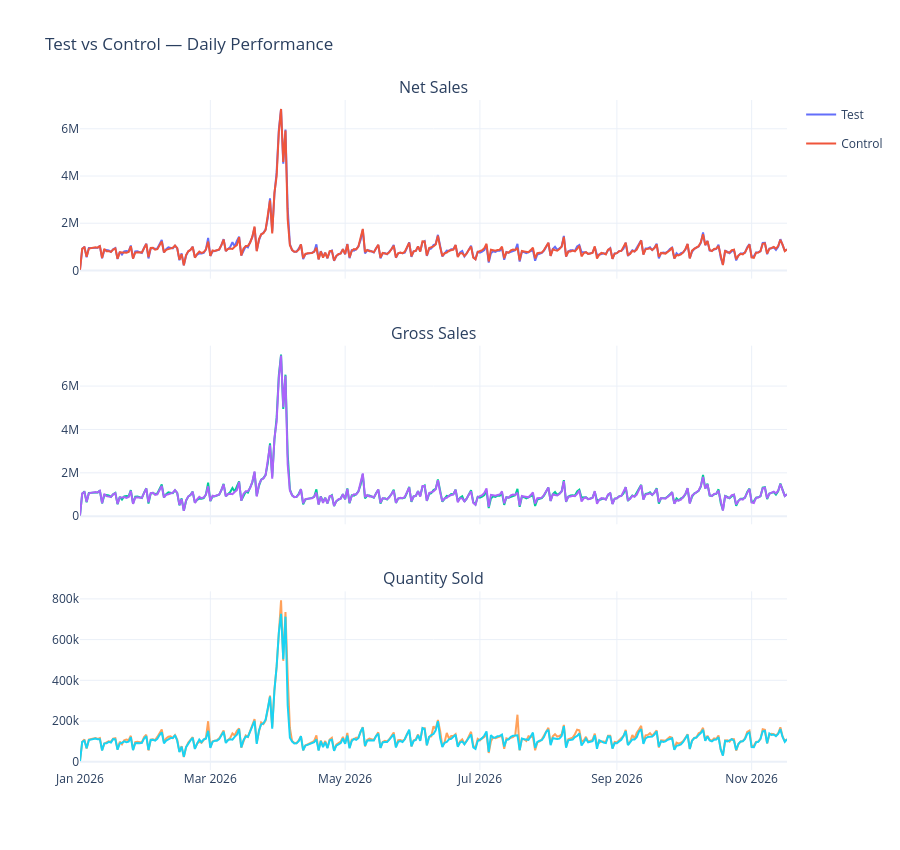

Write notebook code for a chart like this one.
### Code cell
import plotly.graph_objects as go
from plotly.subplots import make_subplots

fig = make_subplots(
    rows=3,
    cols=1,
    shared_xaxes=True,
    subplot_titles=[
        'Net Sales',
        'Gross Sales',
        'Quantity Sold'
    ],
    vertical_spacing=0.10
)

metrics_config = [
    ('net_sales', 'Net Sales'),
    ('gross_sales', 'Gross Sales'),
    ('qty_sold', 'Quantity Sold')
]

for i, (metric, label) in enumerate(metrics_config, start=1):

    fig.add_trace(
        go.Scatter(
            x=df_comparison['dt_ref'],
            y=df_comparison[f'{metric}_test'],
            name='Test',
            legendgroup='test',
            showlegend=(i == 1),
            mode='lines',
        ),
        row=i, col=1
    )

    fig.add_trace(
        go.Scatter(
            x=df_comparison['dt_ref'],
            y=df_comparison[f'{metric}_control'],
            name='Control',
            legendgroup='control',
            showlegend=(i == 1),
            mode='lines',
        ),
        row=i, col=1
    )

fig.update_layout(
    title='Test vs Control — Daily Performance',
    template='plotly_white',
    height=850,
    hovermode='x unified'
)

fig.show()

### Figure 1 — Plotly figure (JSON) as saved in the notebook; plotly's stock layout.template omitted (floating-point values rounded to 4 significant figures; data arrays with more than 128 entries replaced by an {"elided": "..."} marker saying what was removed)
{"data": [{"legendgroup": "test", "mode": "lines", "name": "Test", "showlegend": true, "type": "scatter", "x": {"elided": "321 str values"}, "xaxis": "x", "y": {"elided": "321 float values"}, "yaxis": "y"}, {"legendgroup": "control", "mode": "lines", "name": "Control", "showlegend": true, "type": "scatter", "x": {"elided": "321 str values"}, "xaxis": "x", "y": {"elided": "321 float values"}, "yaxis": "y"}, {"legendgroup": "test", "mode": "lines", "name": "Test", "showlegend": false, "type": "scatter", "x": {"elided": "321 str values"}, "xaxis": "x2", "y": {"elided": "321 float values"}, "yaxis": "y2"}, {"legendgroup": "control", "mode": "lines", "name": "Control", "showlegend": false, "type": "scatter", "x": {"elided": "321 str values"}, "xaxis": "x2", "y": {"elided": "321 float values"}, "yaxis": "y2"}, {"legendgroup": "test", "mode": "lines", "name": "Test", "showlegend": false, "type": "scatter", "x": {"elided": "321 str values"}, "xaxis": "x3", "y": {"elided": "321 int values"}, "yaxis": "y3"}, {"legendgroup": "control", "mode": "lines", "name": "Control", "showlegend": false, "type": "scatter", "x": {"elided": "321 str values"}, "xaxis": "x3", "y": {"elided": "321 int values"}, "yaxis": "y3"}], "layout": {"annotations": [{"font": {"size": 16}, "showarrow": false, "text": "Net Sales", "x": 0.5, "xanchor": "center", "xref": "paper", "y": 1, "yanchor": "bottom", "yref": "paper"}, {"font": {"size": 16}, "showarrow": false, "text": "Gross Sales", "x": 0.5, "xanchor": "center", "xref": "paper", "y": 0.6333, "yanchor": "bottom", "yref": "paper"}, {"font": {"size": 16}, "showarrow": false, "text": "Quantity Sold", "x": 0.5, "xanchor": "center", "xref": "paper", "y": 0.2667, "yanchor": "bottom", "yref": "paper"}], "height": 850, "hovermode": "x unified", "title": {"text": "Test vs Control — Daily Performance"}, "xaxis": {"anchor": "y", "domain": [0, 1], "matches": "x3", "showticklabels": false}, "xaxis2": {"anchor": "y2", "domain": [0, 1], "matches": "x3", "showticklabels": false}, "xaxis3": {"anchor": "y3", "domain": [0, 1]}, "yaxis": {"anchor": "x", "domain": [0.7333, 1]}, "yaxis2": {"anchor": "x2", "domain": [0.3667, 0.6333]}, "yaxis3": {"anchor": "x3", "domain": [0, 0.2667]}}}
